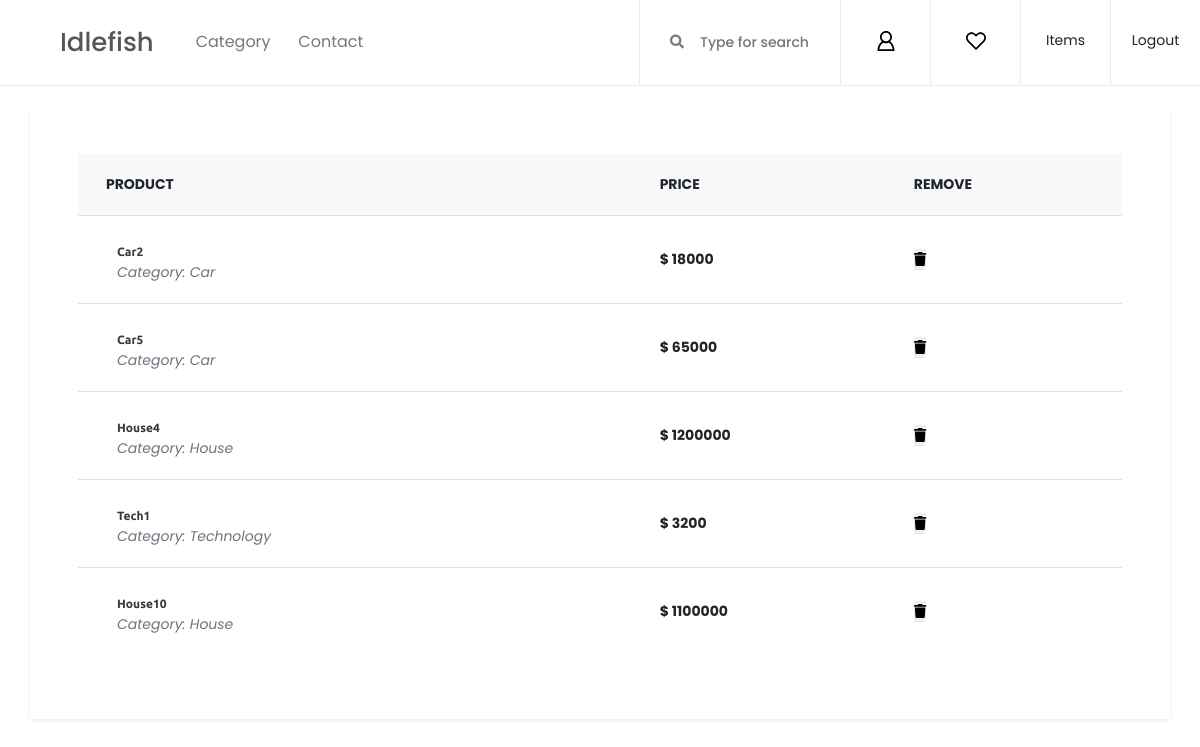
Page /idlefish/favorite.php (signed in) on the committed database.
### tables this page shows
CREATE TABLE `products` (
  `id` int(10) NOT NULL,
  `title` text NOT NULL,
  `description` text NOT NULL,
  `price` int(20) NOT NULL,
  `phone` int(20) NOT NULL,
  `email` varchar(100) NOT NULL,
  `address` varchar(200) NOT NULL,
  `image_name` text NOT NULL,
  `tag` varchar(100) NOT NULL,
  `userid` int(10) NOT NULL
);

### idlefish/favorite.php (the view, shortened to what this page needs)
<?php
	include 'backendScript/dbh.php';
?>
<!DOCTYPE html>
<html>
<head>
    <link rel="stylesheet" href="https://stackpath.bootstrapcdn.com/bootstrap/4.3.1/css/bootstrap.min.css">
    <link rel="stylesheet" href="static/css/core-style.css">
    <link rel="stylesheet" href="static/style.css">
</head>
<body>
    <header class="header_area">
        <div class="classy-nav-container breakpoint-off d-flex align-items-center justify-content-between">
            <nav class="classy-navbar" id="essenceNav">
                <a class="nav-brand" href="home.php">Idlefish</a>
                <div class="classy-menu">
                    <div class="classynav">
                        <ul>
                            <li><a href="#">Category</a>
                            </li>
                            <li><a href="about.php">Contact</a></li>
                        </ul>
                    </div>
                </div>
            </nav>
            <div class="header-meta d-flex clearfix justify-content-end">
                <div class="search-area">
                    <form action="search_results.php" method="POST">
                        <input type="search" name="search" id="headerSearch" placeholder="Type for search">
                        <button type="submit" name = "submit-search"><i class="fa fa-search" aria-hidden="true"></i></button>
                    </form>
                </div>
          <?php
          if (isset($_SESSION['id'])) {
            echo
             '
            <div class="user-login-info">
                <a href="account.php"><img src="static/iimg/core-img/user.svg" alt=""></a>
            </div>
            <div class="cart-area">
                <a href="favorite.php" id="essenceCartBtn"><img src="static/iimg/core-img/heart.svg" alt=""></a>
            </div>
            <div class="favourite-area">
                <a href="sell_items.php">Items</a>
            </div>
            <div class="favourite-area">
                <a href="backendScript/logout_process.php">Logout</a>
            </div>';
          }
        ?>
            </div>
        </div>
    </header>
    <br>
<?php
    $id = $_SESSION['id'];
    $sql2 = "SELECT * FROM favorites WHERE userId='$id';";
    $result2 = mysqli_query($conn, $sql2);
    $result_check2 = mysqli_num_rows($result2);
    if ($result_check2 > 0){
        echo '
        <div class="px-4 px-lg-0">
            <div class="pb-5">
                <div class="container">
                    <div class="row">
                        <div class="col-lg-12 p-5 bg-white rounded shadow-sm mb-5">
                            <div class="table-responsive">
                                <table class="table">
                                    <thead>
                                    <tr>
                                        <th scope="col" class="border-0 bg-light">
                                            <div class="p-2 px-3 text-uppercase">Product</div>
                                        </th>
                                        <th scope="col" class="border-0 bg-light">
                                            <div class="py-2 text-uppercase">Price</div>
                                        </th>
                                        <th scope="col" class="border-0 bg-light">
                                            <div class="py-2 text-uppercase">Remove</div>
                                        </th>
                                    </tr>
                                    </thead>
                                    <tbody>
        ';
        while ($row2 = mysqli_fetch_assoc($result2)) {
            $product_id = $row2['productId'];
            $sql1 = "SELECT * FROM products WHERE id ='$product_id';";
            $result = mysqli_query($conn, $sql1);
            $result_check = mysqli_num_rows($result);
            if ($result_check > 0){
                while ($row = mysqli_fetch_assoc($result)) {
                    $id = $row['id'];
                    $title = $row['title'];
                    $price = $row['price'];
                    $tag = $row['tag'];
                    $images = $row['image_name'];
                    $obj = json_decode($images, true);
                    $imageName = $obj[0];
                    $user_id = $_SESSION['id'];
                        echo'
                                    <tr>
                                        <th scope="row">
                                            <div class="p-2">
                                                <img src="itemImage/'.$imageName.'" alt="" width="70" class="img-fluid rounded shadow-sm">
                                                <div class="ml-3 d-inline-block align-middle">
                                                    <h5 class="mb-0"><a href="product.php?id='.$id.'" class="text-dark d-inline-block">'.$title.'</a></h5><span class="text-muted font-weight-normal font-italic">Category: '.$tag.'</span>
                                                </div>
                                            </div>
                                        </th>
                                        <td class="align-middle"><strong>$ '.$price.'</strong></td>
                                        <td class="align-middle">
                                                <form action="backendScript/removeFavorites_process.php" method="POST">
                                                    <input type="hidden" name="product_id" value="'.$id.'">
                                                    <input type="hidden" name="user_id" value="'.$user_id.'">
                                                    <button type="submit" name = "submitFavorite" style="border: 0"> <i class="fa fa-trash"></i></button>
                                                </form>
                                        </td>
                                    </tr>
                        ';
                }
        }
    }
       echo '
                                    </tbody>
                                </table>
                            </div>
                        </div>
                    </div>
                </div>
            </div>
        </div>
        ';
    }
?>
</body>
</html>

### idlefish/static/css/core-style.css (style rules this page uses)
* { margin: 0; padding: 0; }
body { font-family: "Poppins", sans-serif; font-size: 14px; background-color: #ffffff; margin-top: 85px; }
h1, h2, h3, h4, h5, h6 { color: #000000; line-height: 1.3; font-weight: 700; font-family: "Ubuntu", sans-serif; }
a { -webkit-transition: all 500ms ease 0s; transition: all 500ms ease 0s; text-decoration: none; outline: 0 solid transparent; color: #000000; font-weight: 600; font-size: 12px; }
ul, ol { margin: 0; }
ul li, ol li { list-style: none; }
img { height: auto; max-width: 100%; }
.bg-white { background-color: #ffffff !important; }
.header_area { position: fixed; z-index: 900; top: 0; left: 0; width: 100%; border-bottom: 1px solid #ebebeb; -webkit-transition-duration: 500ms; transition-duration: 500ms; }
.header_area .classy-navbar, .header_area .header-meta { -webkit-box-flex: 0; -ms-flex: 0 0 50%; flex: 0 0 50%; min-width: 50%; width: 50%; }
.header_area .classy-navbar { height: 85px; padding: 5px 0 5px 5%; }
.header_area .header-meta { height: 85px; position: relative; z-index: 1; }
.header_area .classynav ul li a { font-size: 16px; color: #787878; }
.header_area .search-area form { position: relative; z-index: 1; height: 85px; border-left: 1px solid #ebebeb; }
.header_area .search-area form input { border: none; background-color: #ffffff; width: 200px; height: 85px; padding: 0 15px 0 60px; color: #787878; font-size: 14px; font-weight: 500; -webkit-transition-duration: 500ms; transition-duration: 500ms; }
.header_area .search-area form button { position: absolute; z-index: 10; top: 50%; -webkit-transform: translateY(-50%); transform: translateY(-50%); left: 30px; background-color: transparent; border: none; color: #787878; font-size: 14px; }
.header_area .favourite-area a, .header_area .user-login-info a, .header_area .cart-area a { position: relative; z-index: 1; -webkit-box-flex: 0; -ms-flex: 0 0 90px; flex: 0 0 90px; width: 90px; display: block; text-align: center; border-left: 1px solid #ebebeb; height: 100%; line-height: 80px; }
.header_area .favourite-area a img, .header_area .user-login-info a img, .header_area .cart-area a img { max-width: 20px; }

### rows in the picture
products: title "Car2", tag "Car", price "18000"
products: title "Car5", tag "Car", price "65000"
products: title "House4", tag "House", price "1200000"
products: title "Tech1", tag "Technology", price "3200"
products: title "House10", tag "House", price "1100000"
